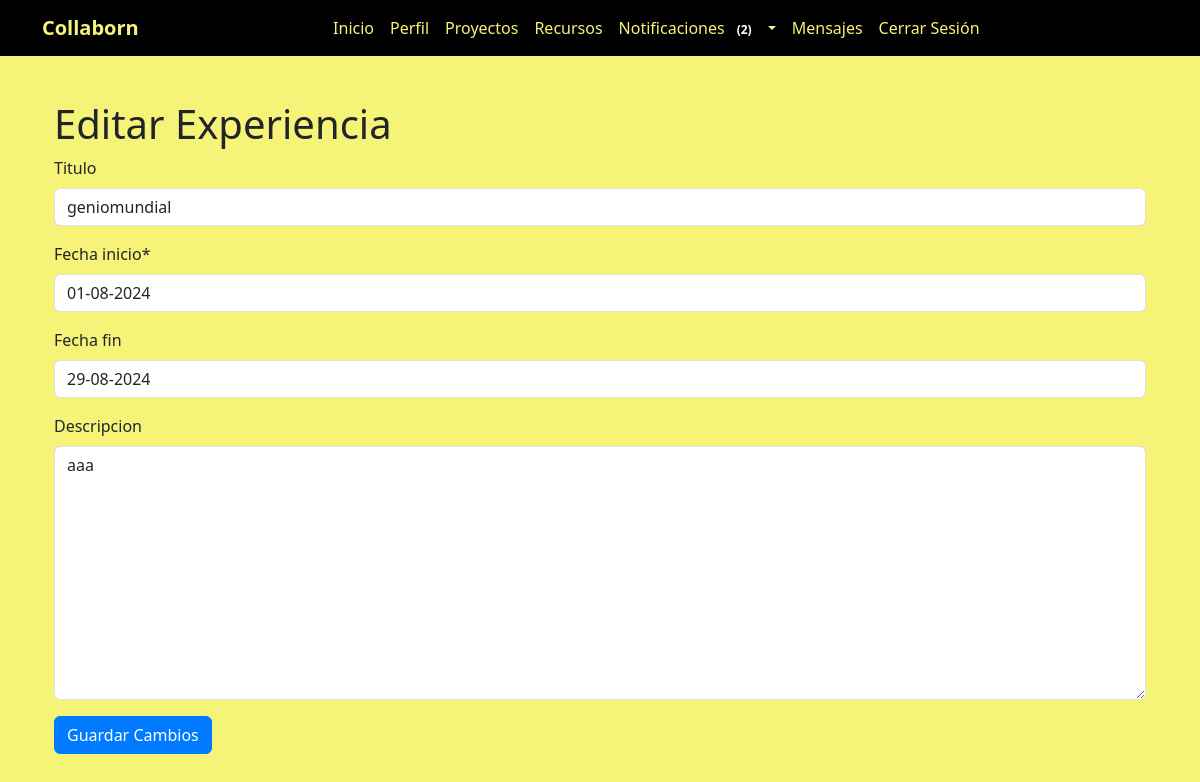
The page /experiencia/20/editar/ (signed in) on the database as committed earlier.
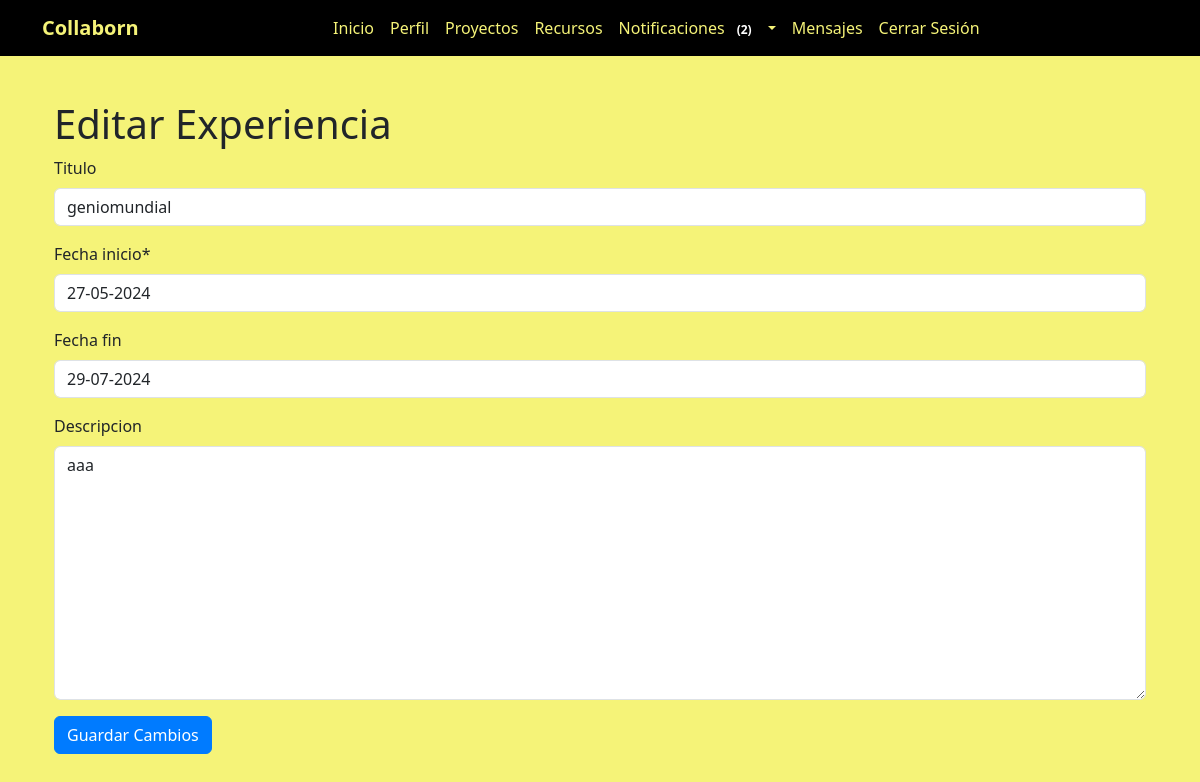
The same page on the database as committed later.
### myapp/models.py (models this page shows, shortened)
class ExperienciaLaboral(models.Model):
    perfil = models.ForeignKey(Perfil, related_name='experiencias', on_delete=models.CASCADE)
    titulo = models.CharField(max_length=100, blank=True, null=True)
    descripcion = models.TextField(blank=True, null=True)
    fecha_inicio = models.DateField(default=timezone.now)
    fecha_fin = models.DateField(blank=True, null=True)

### myapp/views.py (the view)
# urls.py: path('experiencia/<int:pk>/editar/', views.editar_experiencia, name='editar_experiencia'),
@login_required
def editar_experiencia(request, pk):
    experiencia = get_object_or_404(ExperienciaLaboral, pk=pk)
    if request.method == 'POST':
        form = ExperienciaLaboralForm(request.POST, instance=experiencia)
        if form.is_valid():
            form.save()
            messages.success(request, 'Experiencia actualizada exitosamente.')
            return redirect('editar_perfil')
    else:
        form = ExperienciaLaboralForm(instance=experiencia)
    return render(request, 'myapp/editar_experiencia.html', {'form': form})

### myapp/forms.py (shortened to what this page needs)
class ExperienciaLaboralForm(forms.ModelForm):
    fecha_inicio = forms.DateField(
        input_formats=['%d-%m-%Y'],
        widget=forms.DateInput(format='%d-%m-%Y', attrs={'class': 'form-control datepicker', 'placeholder': 'DD-MM-YYYY'})
    )
    fecha_fin = forms.DateField(
        required=False,
        input_formats=['%d-%m-%Y'],
        widget=forms.DateInput(format='%d-%m-%Y', attrs={'class': 'form-control datepicker', 'placeholder': 'DD-MM-YYYY'})
    )
    class Meta:
        model = ExperienciaLaboral
        fields = ['titulo', 'fecha_inicio', 'fecha_fin', 'descripcion']

### myapp/templates/myapp/editar_experiencia.html (shortened to what this page needs)
{% extends 'myapp/base.html' %}
{% load crispy_forms_tags %}
{% block content %}
<div class="container mt-5">
    <h1>Editar Experiencia</h1>
    <form method="post">
        {{ form|crispy }}
        <button type="submit" class="btn btn-primary">Guardar Cambios</button>
    </form>
</div>
{% endblock %}

Rows that differ between the two databases and show on the page:
changed ExperienciaLaboral "geniomundial": fecha_inicio "01-08-2024" → "27-05-2024"; fecha_fin "29-08-2024" → "29-07-2024"
